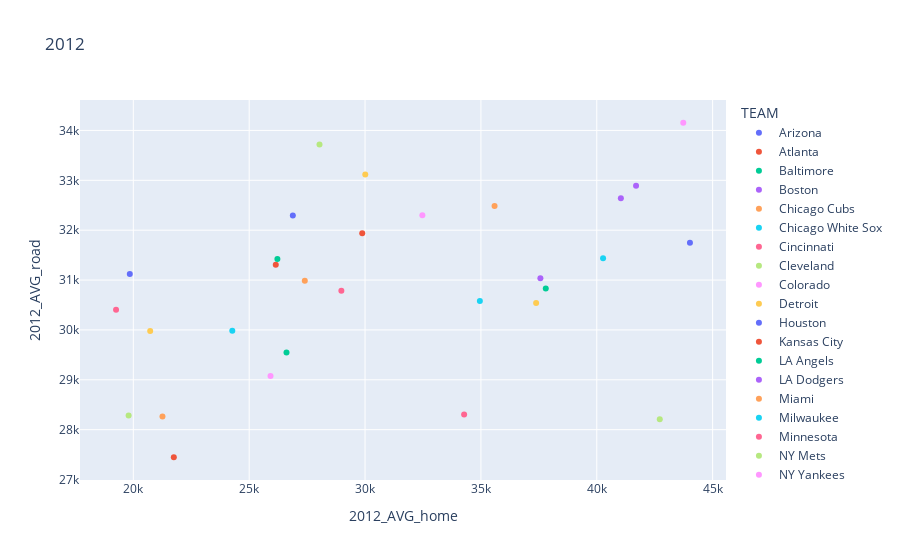

Notebook source saved alongside this figure:
### Code cell
fig3 = px.scatter(data_frame = home_road, x='2012_AVG_home', y='2012_AVG_road',color='TEAM',title='2012')
fig3.show()
fig3.write_html("2012.html", full_html=False, include_plotlyjs='cdn')

### Figure 1 — Plotly figure (JSON) as saved in the notebook; plotly's stock layout.template omitted (floating-point values rounded to 4 significant figures)
{"data": [{"hovertemplate": "TEAM=Arizona<br>2012_AVG_home=%{x}<br>2012_AVG_road=%{y}<extra></extra>", "legendgroup": "Arizona", "marker": {"color": "#636efa", "symbol": "circle"}, "mode": "markers", "name": "Arizona", "orientation": "v", "showlegend": true, "type": "scatter", "x": [26884], "xaxis": "x", "y": [32292], "yaxis": "y"}, {"hovertemplate": "TEAM=Atlanta<br>2012_AVG_home=%{x}<br>2012_AVG_road=%{y}<extra></extra>", "legendgroup": "Atlanta", "marker": {"color": "#EF553B", "symbol": "circle"}, "mode": "markers", "name": "Atlanta", "orientation": "v", "showlegend": true, "type": "scatter", "x": [29878], "xaxis": "x", "y": [31936], "yaxis": "y"}, {"hovertemplate": "TEAM=Baltimore<br>2012_AVG_home=%{x}<br>2012_AVG_road=%{y}<extra></extra>", "legendgroup": "Baltimore", "marker": {"color": "#00cc96", "symbol": "circle"}, "mode": "markers", "name": "Baltimore", "orientation": "v", "showlegend": true, "type": "scatter", "x": [26610], "xaxis": "x", "y": [29549], "yaxis": "y"}, {"hovertemplate": "TEAM=Boston<br>2012_AVG_home=%{x}<br>2012_AVG_road=%{y}<extra></extra>", "legendgroup": "Boston", "marker": {"color": "#ab63fa", "symbol": "circle"}, "mode": "markers", "name": "Boston", "orientation": "v", "showlegend": true, "type": "scatter", "x": [37567], "xaxis": "x", "y": [31038], "yaxis": "y"}, {"hovertemplate": "TEAM=Chicago Cubs<br>2012_AVG_home=%{x}<br>2012_AVG_road=%{y}<extra></extra>", "legendgroup": "Chicago Cubs", "marker": {"color": "#FFA15A", "symbol": "circle"}, "mode": "markers", "name": "Chicago Cubs", "orientation": "v", "showlegend": true, "type": "scatter", "x": [35589], "xaxis": "x", "y": [32485], "yaxis": "y"}, {"hovertemplate": "TEAM=Chicago White Sox<br>2012_AVG_home=%{x}<br>2012_AVG_road=%{y}<extra></extra>", "legendgroup": "Chicago White Sox", "marker": {"color": "#19d3f3", "symbol": "circle"}, "mode": "markers", "name": "Chicago White Sox", "orientation": "v", "showlegend": true, "type": "scatter", "x": [24271], "xaxis": "x", "y": [29983], "yaxis": "y"}, {"hovertemplate": "TEAM=Cincinnati<br>2012_AVG_home=%{x}<br>2012_AVG_road=%{y}<extra></extra>", "legendgroup": "Cincinnati", "marker": {"color": "#FF6692", "symbol": "circle"}, "mode": "markers", "name": "Cincinnati", "orientation": "v", "showlegend": true, "type": "scatter", "x": [28978], "xaxis": "x", "y": [30784], "yaxis": "y"}, {"hovertemplate": "TEAM=Cleveland<br>2012_AVG_home=%{x}<br>2012_AVG_road=%{y}<extra></extra>", "legendgroup": "Cleveland", "marker": {"color": "#B6E880", "symbol": "circle"}, "mode": "markers", "name": "Cleveland", "orientation": "v", "showlegend": true, "type": "scatter", "x": [19797], "xaxis": "x", "y": [28285], "yaxis": "y"}, {"hovertemplate": "TEAM=Colorado<br>2012_AVG_home=%{x}<br>2012_AVG_road=%{y}<extra></extra>", "legendgroup": "Colorado", "marker": {"color": "#FF97FF", "symbol": "circle"}, "mode": "markers", "name": "Colorado", "orientation": "v", "showlegend": true, "type": "scatter", "x": [32474], "xaxis": "x", "y": [32301], "yaxis": "y"}, {"hovertemplate": "TEAM=Detroit<br>2012_AVG_home=%{x}<br>2012_AVG_road=%{y}<extra></extra>", "legendgroup": "Detroit", "marker": {"color": "#FECB52", "symbol": "circle"}, "mode": "markers", "name": "Detroit", "orientation": "v", "showlegend": true, "type": "scatter", "x": [37383], "xaxis": "x", "y": [30539], "yaxis": "y"}, {"hovertemplate": "TEAM=Houston<br>2012_AVG_home=%{x}<br>2012_AVG_road=%{y}<extra></extra>", "legendgroup": "Houston", "marker": {"color": "#636efa", "symbol": "circle"}, "mode": "markers", "name": "Houston", "orientation": "v", "showlegend": true, "type": "scatter", "x": [19848], "xaxis": "x", "y": [31119], "yaxis": "y"}, {"hovertemplate": "TEAM=Kansas City<br>2012_AVG_home=%{x}<br>2012_AVG_road=%{y}<extra></extra>", "legendgroup": "Kansas City", "marker": {"color": "#EF553B", "symbol": "circle"}, "mode": "markers", "name": "Kansas City", "orientation": "v", "showlegend": true, "type": "scatter", "x": [21748], "xaxis": "x", "y": [27447], "yaxis": "y"}, {"hovertemplate": "TEAM=LA Angels<br>2012_AVG_home=%{x}<br>2012_AVG_road=%{y}<extra></extra>", "legendgroup": "LA Angels", "marker": {"color": "#00cc96", "symbol": "circle"}, "mode": "markers", "name": "LA Angels", "orientation": "v", "showlegend": true, "type": "scatter", "x": [37799], "xaxis": "x", "y": [30831], "yaxis": "y"}, {"hovertemplate": "TEAM=LA Dodgers<br>2012_AVG_home=%{x}<br>2012_AVG_road=%{y}<extra></extra>", "legendgroup": "LA Dodgers", "marker": {"color": "#ab63fa", "symbol": "circle"}, "mode": "markers", "name": "LA Dodgers", "orientation": "v", "showlegend": true, "type": "scatter", "x": [41040], "xaxis": "x", "y": [32640], "yaxis": "y"}, {"hovertemplate": "TEAM=Miami<br>2012_AVG_home=%{x}<br>2012_AVG_road=%{y}<extra></extra>", "legendgroup": "Miami", "marker": {"color": "#FFA15A", "symbol": "circle"}, "mode": "markers", "name": "Miami", "orientation": "v", "showlegend": true, "type": "scatter", "x": [27400], "xaxis": "x", "y": [30986], "yaxis": "y"}, {"hovertemplate": "TEAM=Milwaukee<br>2012_AVG_home=%{x}<br>2012_AVG_road=%{y}<extra></extra>", "legendgroup": "Milwaukee", "marker": {"color": "#19d3f3", "symbol": "circle"}, "mode": "markers", "name": "Milwaukee", "orientation": "v", "showlegend": true, "type": "scatter", "x": [34955], "xaxis": "x", "y": [30580], "yaxis": "y"}, {"hovertemplate": "TEAM=Minnesota<br>2012_AVG_home=%{x}<br>2012_AVG_road=%{y}<extra></extra>", "legendgroup": "Minnesota", "marker": {"color": "#FF6692", "symbol": "circle"}, "mode": "markers", "name": "Minnesota", "orientation": "v", "showlegend": true, "type": "scatter", "x": [34275], "xaxis": "x", "y": [28306], "yaxis": "y"}, {"hovertemplate": "TEAM=NY Mets<br>2012_AVG_home=%{x}<br>2012_AVG_road=%{y}<extra></extra>", "legendgroup": "NY Mets", "marker": {"color": "#B6E880", "symbol": "circle"}, "mode": "markers", "name": "NY Mets", "orientation": "v", "showlegend": true, "type": "scatter", "x": [28035], "xaxis": "x", "y": [33720], "yaxis": "y"}, {"hovertemplate": "TEAM=NY Yankees<br>2012_AVG_home=%{x}<br>2012_AVG_road=%{y}<extra></extra>", "legendgroup": "NY Yankees", "marker": {"color": "#FF97FF", "symbol": "circle"}, "mode": "markers", "name": "NY Yankees", "orientation": "v", "showlegend": true, "type": "scatter", "x": [43733], "xaxis": "x", "y": [34154], "yaxis": "y"}, {"hovertemplate": "TEAM=Oakland<br>2012_AVG_home=%{x}<br>2012_AVG_road=%{y}<extra></extra>", "legendgroup": "Oakland", "marker": {"color": "#FECB52", "symbol": "circle"}, "mode": "markers", "name": "Oakland", "orientation": "v", "showlegend": true, "type": "scatter", "x": [20728], "xaxis": "x", "y": [29978], "yaxis": "y"}, {"hovertemplate": "TEAM=Philadelphia<br>2012_AVG_home=%{x}<br>2012_AVG_road=%{y}<extra></extra>", "legendgroup": "Philadelphia", "marker": {"color": "#636efa", "symbol": "circle"}, "mode": "markers", "name": "Philadelphia", "orientation": "v", "showlegend": true, "type": "scatter", "x": [44021], "xaxis": "x", "y": [31749], "yaxis": "y"}, {"hovertemplate": "TEAM=Pittsburgh<br>2012_AVG_home=%{x}<br>2012_AVG_road=%{y}<extra></extra>", "legendgroup": "Pittsburgh", "marker": {"color": "#EF553B", "symbol": "circle"}, "mode": "markers", "name": "Pittsburgh", "orientation": "v", "showlegend": true, "type": "scatter", "x": [26148], "xaxis": "x", "y": [31307], "yaxis": "y"}, {"hovertemplate": "TEAM=San Diego<br>2012_AVG_home=%{x}<br>2012_AVG_road=%{y}<extra></extra>", "legendgroup": "San Diego", "marker": {"color": "#00cc96", "symbol": "circle"}, "mode": "markers", "name": "San Diego", "orientation": "v", "showlegend": true, "type": "scatter", "x": [26218], "xaxis": "x", "y": [31422], "yaxis": "y"}, {"hovertemplate": "TEAM=San Francisco<br>2012_AVG_home=%{x}<br>2012_AVG_road=%{y}<extra></extra>", "legendgroup": "San Francisco", "marker": {"color": "#ab63fa", "symbol": "circle"}, "mode": "markers", "name": "San Francisco", "orientation": "v", "showlegend": true, "type": "scatter", "x": [41695], "xaxis": "x", "y": [32889], "yaxis": "y"}, {"hovertemplate": "TEAM=Seattle<br>2012_AVG_home=%{x}<br>2012_AVG_road=%{y}<extra></extra>", "legendgroup": "Seattle", "marker": {"color": "#FFA15A", "symbol": "circle"}, "mode": "markers", "name": "Seattle", "orientation": "v", "showlegend": true, "type": "scatter", "x": [21258], "xaxis": "x", "y": [28262], "yaxis": "y"}, {"hovertemplate": "TEAM=St. Louis<br>2012_AVG_home=%{x}<br>2012_AVG_road=%{y}<extra></extra>", "legendgroup": "St. Louis", "marker": {"color": "#19d3f3", "symbol": "circle"}, "mode": "markers", "name": "St. Louis", "orientation": "v", "showlegend": true, "type": "scatter", "x": [40272], "xaxis": "x", "y": [31436], "yaxis": "y"}, {"hovertemplate": "TEAM=Tampa Bay<br>2012_AVG_home=%{x}<br>2012_AVG_road=%{y}<extra></extra>", "legendgroup": "Tampa Bay", "marker": {"color": "#FF6692", "symbol": "circle"}, "mode": "markers", "name": "Tampa Bay", "orientation": "v", "showlegend": true, "type": "scatter", "x": [19255], "xaxis": "x", "y": [30403], "yaxis": "y"}, {"hovertemplate": "TEAM=Texas<br>2012_AVG_home=%{x}<br>2012_AVG_road=%{y}<extra></extra>", "legendgroup": "Texas", "marker": {"color": "#B6E880", "symbol": "circle"}, "mode": "markers", "name": "Texas", "orientation": "v", "showlegend": true, "type": "scatter", "x": [42719], "xaxis": "x", "y": [28209], "yaxis": "y"}, {"hovertemplate": "TEAM=Toronto<br>2012_AVG_home=%{x}<br>2012_AVG_road=%{y}<extra></extra>", "legendgroup": "Toronto", "marker": {"color": "#FF97FF", "symbol": "circle"}, "mode": "markers", "name": "Toronto", "orientation": "v", "showlegend": true, "type": "scatter", "x": [25921], "xaxis": "x", "y": [29075], "yaxis": "y"}, {"hovertemplate": "TEAM=Washington<br>2012_AVG_home=%{x}<br>2012_AVG_road=%{y}<extra></extra>", "legendgroup": "Washington", "marker": {"color": "#FECB52", "symbol": "circle"}, "mode": "markers", "name": "Washington", "orientation": "v", "showlegend": true, "type": "scatter", "x": [30010], "xaxis": "x", "y": [33116], "yaxis": "y"}], "layout": {"legend": {"title": {"text": "TEAM"}, "tracegroupgap": 0}, "title": {"text": "2012"}, "xaxis": {"anchor": "y", "domain": [0, 1], "title": {"text": "2012_AVG_home"}}, "yaxis": {"anchor": "x", "domain": [0, 1], "title": {"text": "2012_AVG_road"}}}}
